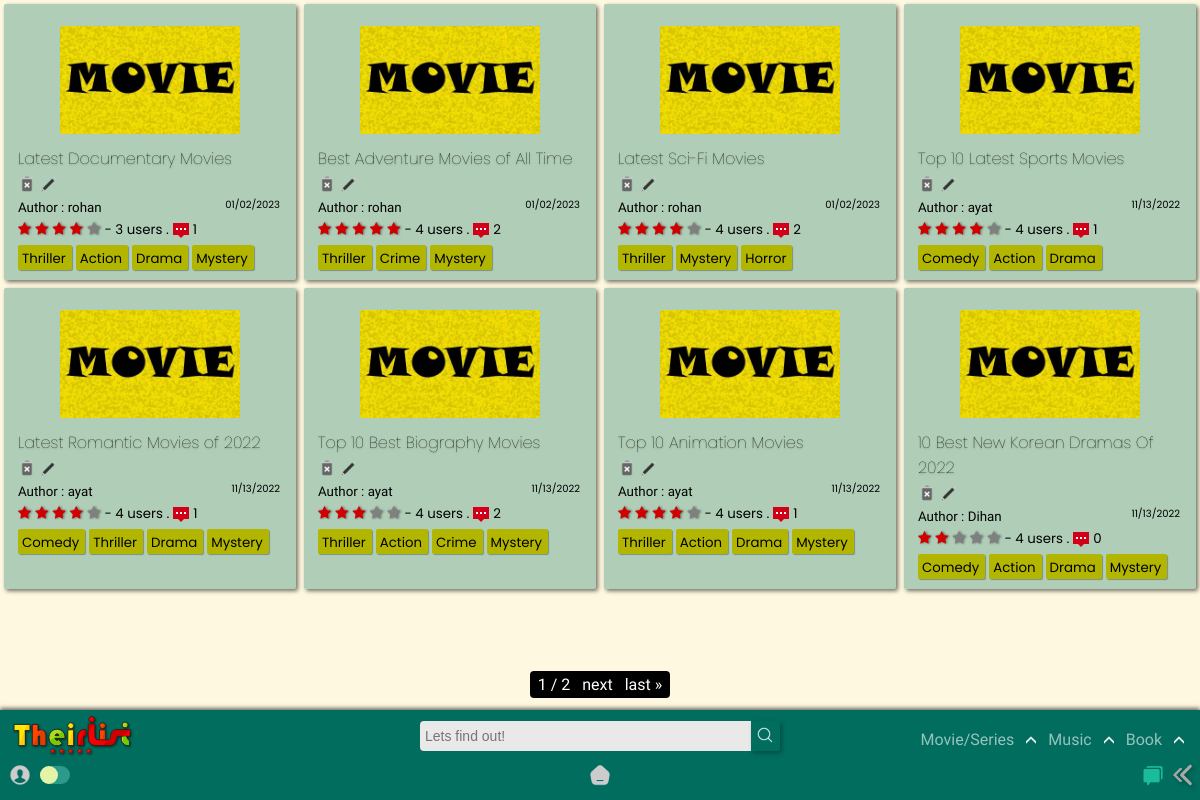
Before: /home/list/ with the older database file.
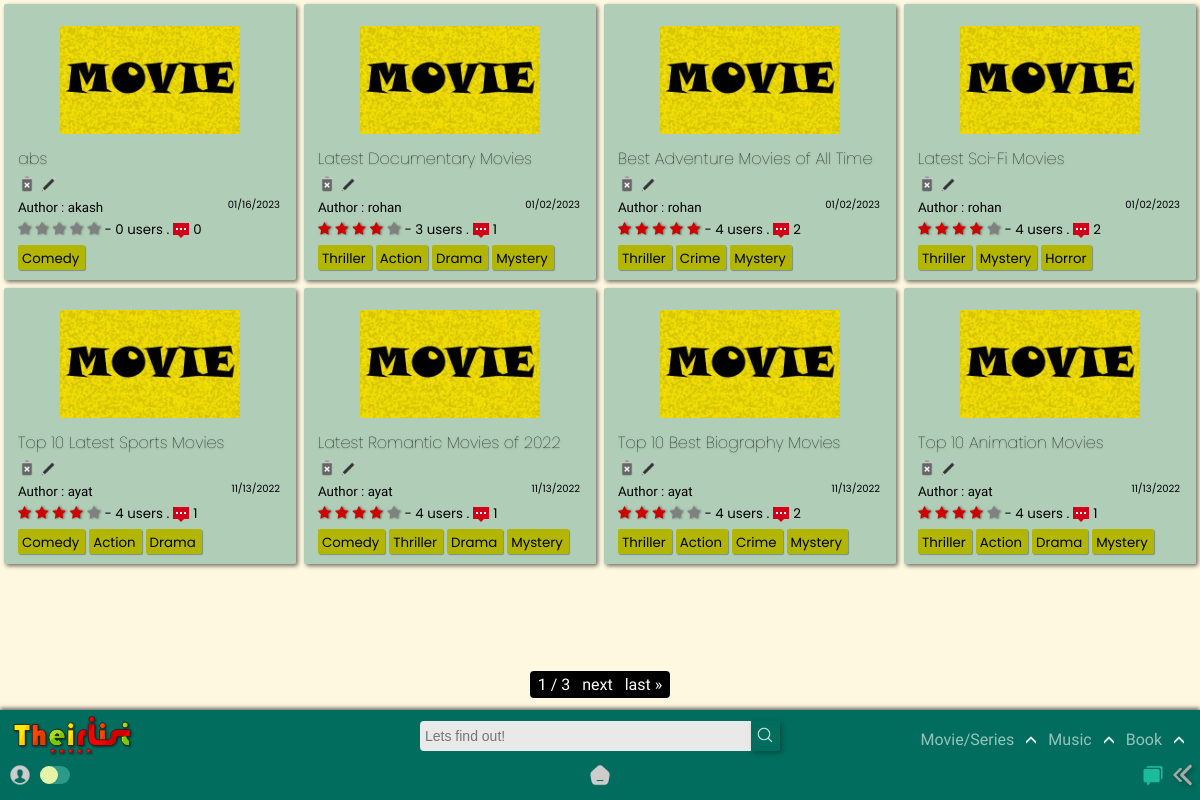
After: the same page with the newer database file.
### app/models.py (models this page shows, shortened)
class List(models.Model):
    title = models.CharField(max_length=120)
    genre = models.ManyToManyField('Genre',blank=True)
    creator = models.ForeignKey(User,on_delete=models.SET_NULL,blank=True, null=True)
    posted = models.DateTimeField(auto_now_add=True)
    content = RichTextField(null=True,default=' ')
    type = models.CharField(max_length=10,default="Movie")
    spoiler_choices = [(False, 'No'),(True, 'Yes')]
    spoiler = models.BooleanField(default=False,null=True, choices = spoiler_choices)
    slug = models.SlugField(max_length= 300,null=True, blank = True, unique=True)
    def average_rating(self) -> float:
        return Starr.objects.filter(list=self).aggregate(Avg("rate"))["rate__avg"] or 0
    def count_rating(self):
        return Starr.objects.filter(list=self).count()
    def count_comments(self):
        return Review.objects.filter(List=self).count()

class Genre(models.Model):
    name = models.CharField(max_length=150)
    def __str__(self):
        return self.name

### app/views.py (the view)
# urls.py: path('list/',TheirListView.as_view(),name = 'list'),
class TheirListView(ListView): #movies
    model = List
    paginate_by = 8
    template_name ='app/List_list.html'
    def get_queryset(self, *args, **kwargs):
        qs = super().get_queryset(*args, **kwargs)
        qs = qs.order_by("-id")
        return qs
    def get_context_data(self, **kwargs):
        context = super().get_context_data(**kwargs)
        modell = Review.objects.all()
        context["modam"] = modell
        return context

### templates/app/List_list.html (shortened to what this page needs)
{% extends "index.html" %}
{% load static %}
{% block content %}
<section>
  <div class="contain-sec" id="contain-sec8">
    {% for lola in object_list %}
    <div class="elements">
      <div class="thumb">
        <img src="{% static 'app/images/movie-poster.jpg' %}" width="100px" />
      </div>
      <div class="Title">
        <a href="{{lola.slug}}/"><h4 class="tit">{{lola.title}}</h4></a>
        {% if user.id == lola.creator.id %}
        <a href="{% url 'app:delete_movie' lola.slug %}"><img src ="{% static 'app/images/delete.png' %}"></a>
        <a href="{% url 'app:update_list' lola.slug %}"><img src ="{% static 'app/images/edit.png' %}"></a>
        {% else %}
        <img src ="{% static 'app/images/delete-dis.png' %}">
        <img src ="{% static 'app/images/edit-dis.png' %}">
        {% endif %}
      </div>
      <div class="Author">
        <small>Author : {{lola.creator.username}}<span>{{lola.posted|date:"SHORT_DATE_FORMAT"}}</span></small>
      </div>
      <div class="rating">
        <span class="star-headline">
          <span class="fa fa-star {% if lola.average_rating > 0 %} checked {% endif %}"></span>
          <span class="fa fa-star {% if lola.average_rating > 1 %} checked {% endif %}"></span>
          <span class="fa fa-star {% if lola.average_rating > 2 %} checked {% endif %}"></span>
          <span class="fa fa-star {% if lola.average_rating > 3 %} checked {% endif %}" ></span>
          <span class="fa fa-star {% if lola.average_rating > 4 %} checked {% endif %}"></span>
        </span>
        <small> - {{lola.count_rating}} users .<img class="comments_count" src="{% static 'app/images/comments.png' %}">{{lola.count_comments}}</small>
      </div>
        {% for tag in lola.genre.all %}
        <div class="Genre">
          <a href="{% url 'app:film' query=tag %}">
        <small>{{ tag }}</small>
          </a>
        </div>
          {% empty %}
          No tags!
        {% endfor %}
    </div>
    {% endfor %}
  </div>
  <div class="pagination_pages">
    <span class="step-links">
        <span class="current">
        {{ page_obj.number }} / {{ page_obj.paginator.num_pages }}
        </span>
        {% if page_obj.has_next %}
            <a href="?page={{ page_obj.next_page_number }}">next</a>
            <a href="?page={{ page_obj.paginator.num_pages }}">last &raquo;</a>
        {% endif %}
    </span>
  </div>
</section>
{% endblock content %}

### templates/index.html (shortened to what this page needs)
{% load static %}
<!DOCTYPE html>
<html lang="en">
  <head>
    <link rel="stylesheet" href="{% static 'app/css/desk.css' %}" />
    <link rel="stylesheet" href="{% static 'app/css/mobile.css' %}" />
    <link rel="stylesheet" href="{% static 'app/css/search.css' %}" />
    <link rel="stylesheet" href="{% static 'app/css/content_css.css' %}" />
    <link rel="stylesheet" href="https://cdnjs.cloudflare.com/ajax/libs/font-awesome/4.7.0/css/font-awesome.min.css">
  </head>
  <header>
    <nav class="nav" id="nav">
      <div class="logo"></div>
      <div class="wrap">
        <form method="GET" action="{% url 'app:search' %}">
        <div class="search">
          <input
            type="text"
            class="searchTerm"
            placeholder="Lets find out!"
            name="query"
            id="query"
          />
          <button type="submit" class="searchButton" id="query-btn">
            <img src="{% static 'app/images/search.png' %}">
          </button>
        </div>
      </form>
      </div>
    <div class="nav-menu-list">
        <ul class="nav-main-op">
            <li>
              <a href="{% url 'app:list' %}" class="moviesnseries">Movie/Series</a><span class="nav-movie-expand"><img src="{% static 'app/images/dropdown.png' %}" alt=""></span>
            </li>
            <li>
              <a href="{% url 'app:musiclist' %}">Music</a><span class="nav-music-expand"><img src="{% static 'app/images/dropdown.png' %}" alt=""></span>
            </li>
            <li>
              <a href="{% url 'app:booklist' %}">Book</a><span class="nav-book-expand"><img src="{% static 'app/images/dropdown.png' %}" alt=""></span>
            </li>
          </ul>
      </div>
    </nav>
  </header>
  <body id="body">
    {% block content %}
    {% endblock content %}
    <doc class="doc-bar" id="doc-bar">
        <div class="doc-stuff-left">
        <div class="user-doc-logo" title="authentication"><img src="{% static 'app/images/user.png' %}"></div>
        <label class="switch"  title="toggle dark/light mode">
          <span class="slider round"></span>
        </label>
      </div>
        <div class="doc-stuff-center"><a href="{% url 'app:all' %}" title="home"><img src="{% static 'app/images/home.png' %}" id="home"></a></div>
        <div class="doc-stuff-right">
          <a href="{% url 'rooms' %}" title="Chat in the community"><img class="com-chat" src="{% static 'app/images/community.png' %}"></a>
          <button onClick="javascript:history.go(-1);" title="Go back"><img src="{% static 'app/images/back.png' %}" alt=""></button>
        </div>
    </doc>
  </body>
</html>

### static/app/css/desk.css (style rules this page uses)
:root { --rd: #D10000; --white: rgb(233, 233, 233); --rd2: #9DAAF2; --dark: #1d1d1d; --teal: rgb(0, 109, 94); }
button { cursor: pointer; }
* { -webkit-tap-highlight-color: transparent; margin: 0; padding: 0; box-sizing: border-box; }
button { filter: drop-shadow(2px 2px 2px #0000004b); }
body { -webkit-tap-highlight-color: transparent; background-color: #fff5d1ab; text-decoration: none; height: 100vh; display: flex; flex-direction: column; font-family: 'Raleway', sans-serif; }
.nav { position: fixed; display: flex; justify-content: space-between; flex-wrap: wrap; align-items: center; height: 52px; bottom: 38px; left: 0; right: 0; box-shadow: 0px -2px 4px #00000090; z-index: 10; background-color: var(--teal); }
.logo { position: absolute; top: 0px; left: 0px; height: 50px; width: 120px; margin: 2px 12px; }
.nav-menu-list { position: absolute; top: 10px; right: 0; margin: 0 16px; }
.nav-main-op { display: flex; flex-direction: row; margin-right: 0px; }
.nav-main-op a { margin: 0 12px; text-decoration: none; color: #FFFFFF96; font-size: 16px; transition: all 250ms ease-in-out; }
.nav-main-op li { font-size: 18px; list-style: none; margin: 8px auto; color: #FFFFFF96; cursor: pointer; }
.nav-movie-expand img, .nav-music-expand img, .nav-book-expand img { width: 10px; transform: rotate(180deg); }
.doc-bar { position: fixed; display: flex; flex-wrap: wrap; flex-direction: row; align-items: center; justify-content: space-between; height: 40px; padding-top: 0px; padding-bottom: 6px; left: 0; right: 0; bottom: 0; background-color: rgb(0, 109, 94); z-index: 12; }
.doc-stuff-left { display: flex; position: relative; justify-content: flex-start; align-items: center; width: 100px; padding: 3px 0px; margin-bottom: 0px; margin-left: 6px; }
.user-doc-logo { height: max-content; margin-left: 2px; }
.user-doc-logo img { height: 24px; width: auto; cursor: pointer; }
.doc-stuff-center { width: max-content; display: flex; justify-content: center; }
.switch { position: relative; display: inline-block; width: 30px; height: 18px; bottom: 2px; left: 8px; }
.slider { position: absolute; cursor: pointer; top: 0; left: 0; right: 0; bottom: 0; background-color: rgba(138, 255, 239, 0.315); -webkit-transition: .4s; transition: .4s; }
.slider:before { position: absolute; content: ""; height: 18px; width: 18px; left: 0px; bottom: 0px; background-color: #e5f3a7; -webkit-transition: .4s; transition: .4s; }
.slider.round { border-radius: 34px; }
.slider.round:before { border-radius: 50%; }
.doc-stuff-center img { height: 22px; }
.doc-stuff-right { justify-content: end; display: flex; width: 100px; position: relative; margin-right: 6px; }
.doc-stuff-right button { background: none; color: inherit; border: none; padding: 0; font: inherit; cursor: pointer; outline: inherit; }
.doc-stuff-right img { height: 22px; width: 22px }
.doc-stuff-right .com-chat { margin-right: 8px; }
.Title img { height: 18px!important; }
.Genre small { padding: 0 0; margin-right: 2px; }
.fa { color: grey; filter: drop-shadow(1px 0px 1px rgba(0, 0, 0, 0.493)); }
.star-headline .checked { color: #D10000; }
.star-headline span { font-size: 14px; }
.comments_count { height: 16px; margin-bottom: -4px; margin-left: 4px; margin-right: 4px; }

### staticfiles/app/css/search.css (style rules this page uses)
.search { width: 100%; position: relative; display: flex; }
.searchTerm { width: 100%; border: none; border-right: none; padding: 5px; height: 30px; border-radius: 4px 0 0 4px; outline: none; color: #9dbfaf; background-color: var(--white); font-size: 14px; }
.searchButton { width: 32px; height: 30px; border: none; background-color: var(--teal); text-align: center; color: white; border-radius: 0 2px 2px 0; cursor: pointer; font-size: 20px; transition: all 250ms ease-in-out; }
.searchButton img { height: 16px; }
.wrap { width: 30%; position: absolute; top: 50%; left: 50%; transform: translate(-50%, -50%); }

### templates/app/List_list.html (style rules this page uses)
.Title img { height: 14px; }

Changed rows visible on the page:
no longer on this page (row unchanged): List: title "10 Best New Korean Dramas Of 2022", creator.username "Dihan", posted "11/13/2022", count_rating "4", count_comments "0", Genre (name "Comedy"), Genre (name "Action"), Genre (name "Drama"), Genre (name "Mystery")
added List: title "abs", creator.username "akash", posted "01/16/2023", count_rating "0", count_comments "0", Genre (name "Comedy")
Other visible differences:
{{ page_obj.paginator.num_pages }}: "2" → "3"
